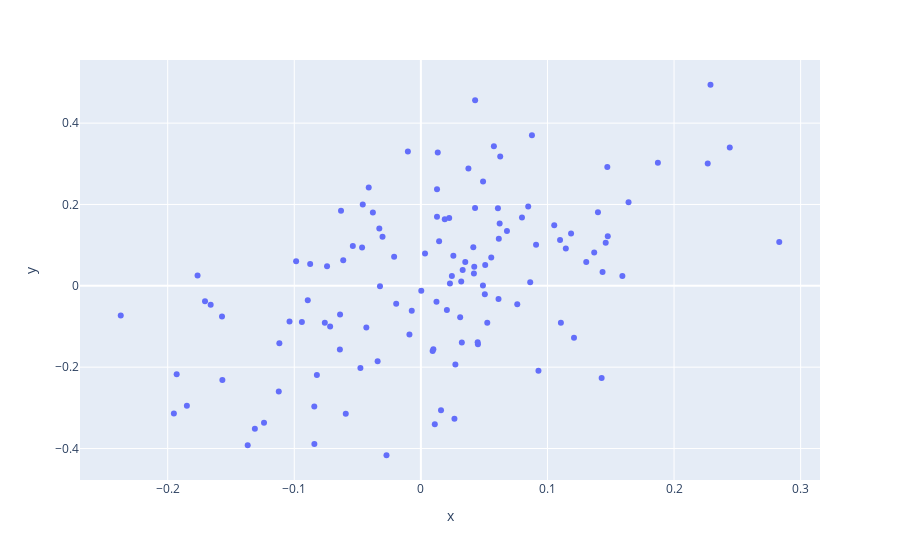

The notebook cell this image was saved under:
### Code cell
x_train, x_test, y_train, y_test = train_test_split(X, Y, test_size=0.2, shuffle=False)
model = sm.OLS(y_train, x_train)
results = model.fit()

fig = px.scatter(x=results.fittedvalues,y=y_train)
fig.show()
